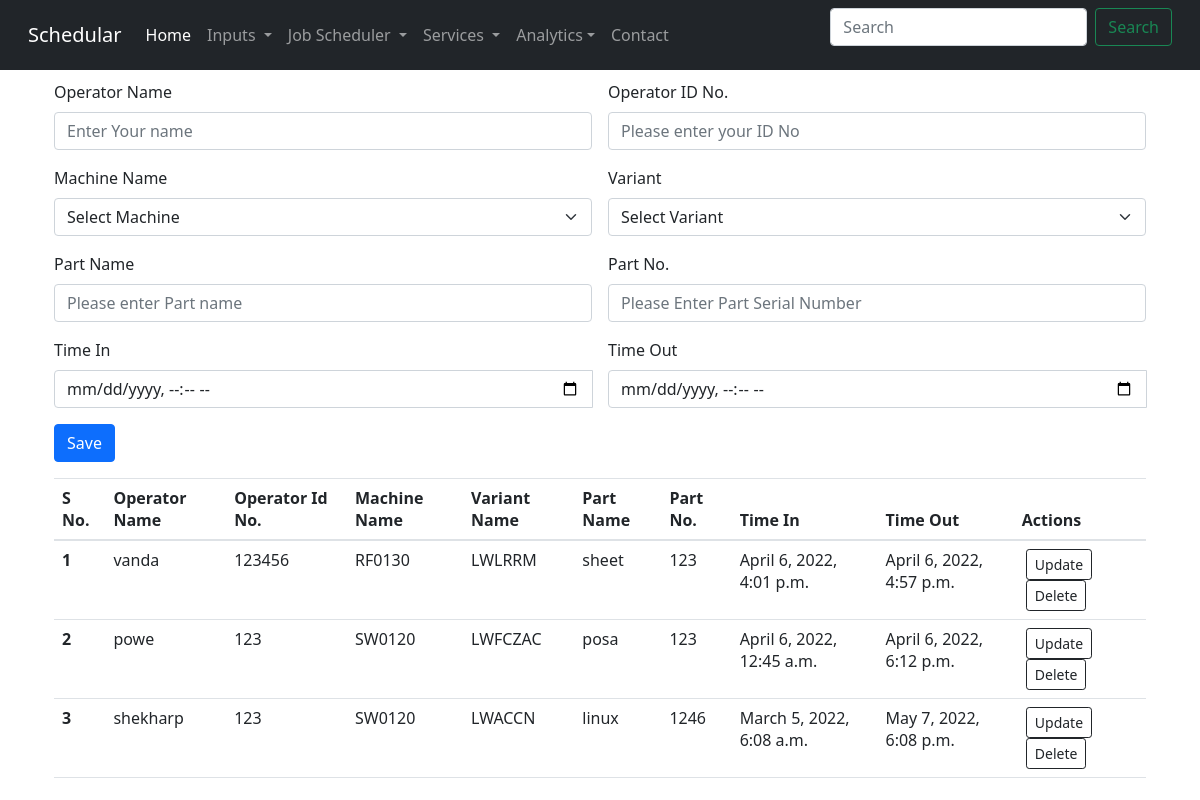
Page /hmi on the earlier database version.
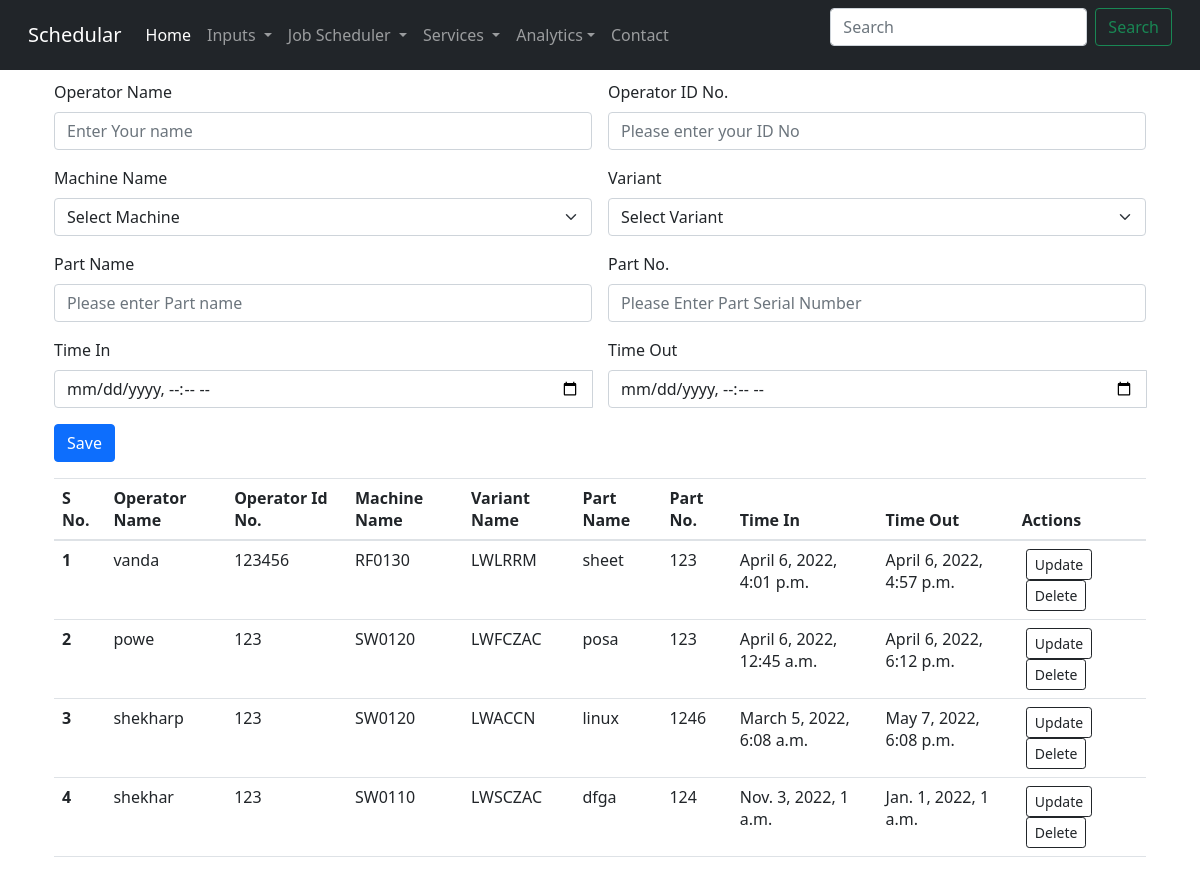
Same page on the later database version.
### HMI/models.py (models this page shows)
class Detail(models.Model):
    operatorname=models.CharField(max_length=122)
    identity=models.CharField(max_length=122)
    machine=models.CharField(max_length=122)
    variant=models.CharField(max_length=122)
    partname=models.CharField(max_length=122)
    partno=models.CharField(max_length=122)
    timein=models.DateTimeField(null=True)
    timeout=models.DateTimeField(null=True)
    date=models.DateField()

### HMI/views.py (the view, shortened to what this page needs)
# urls.py: path('',views.hmi,name='HMI'),
@csrf_protect
def hmi(request):
    hmiAllDatas = Detail.objects.all()
    return render(request,"hmi/hmi.html",{'hmiAllData':hmiAllDatas})

### templates/hmi/hmi.html (shortened to what the changed rows need)
{% extends 'base.html' %}
{% block body %}
    <div class="container px-4 pt-4">
        <h1 class="text-center">HMI ID No.-00001</h1>
    <div>
    <table class="table">
        <thead>
            <tr>
                <th scope="col">S No.</th>
                <th scope="col">Operator Name</th>
                <th scope="col">Operator Id No.</th>
                <th scope="col">Machine Name</th>
                <th scope="col">Variant Name</th>
                <th scope="col">Part Name</th>
                <th scope="col">Part No.</th>
                <th scope="col">Time In</th>
                <th scope="col">Time Out</th>
                <th scope="col">Actions</th>
            </tr>
        </thead>
        <tbody>
            {% if hmiAllData|length > 0 %}
                {% for Data in hmiAllData %}
                    <tr>
                        <th scope="row">{{forloop.counter}}</th>
                        <td>{{Data.operatorname}}</td>
                        <td>{{Data.identity}}</td>
                        <td>{{Data.machine}}</td>
                        <td>{{Data.variant}}</td>
                        <td>{{Data.partname}}</td>
                        <td>{{Data.partno}}</td>
                        <td>{{Data.timein}}</td>
                        <td>{{Data.timeout}}</td>
                        <td>
                            <a href="/invUpdate/{{forloop.counter}}" type="button" class="btn btn-outline-dark btn-sm mx-1">Update</button>
                            <a href="/delete/{{inhouseInv.sno}}" type="button" class="btn btn-outline-dark btn-sm mx-1">Delete</button>
                        </td>
                    </tr>
                {% endfor %}
            {% endif %}
        </tbody>
    </table>
{% endblock body %}

Differences in the rows shown:
added Detail: operatorname "shekhar", identity "123", machine "SW0110", variant "LWSCZAC", partname "dfga", partno "124", timein "Nov. 3, 2022, 1 a.m.", timeout "Jan. 1, 2022, 1 a.m."
